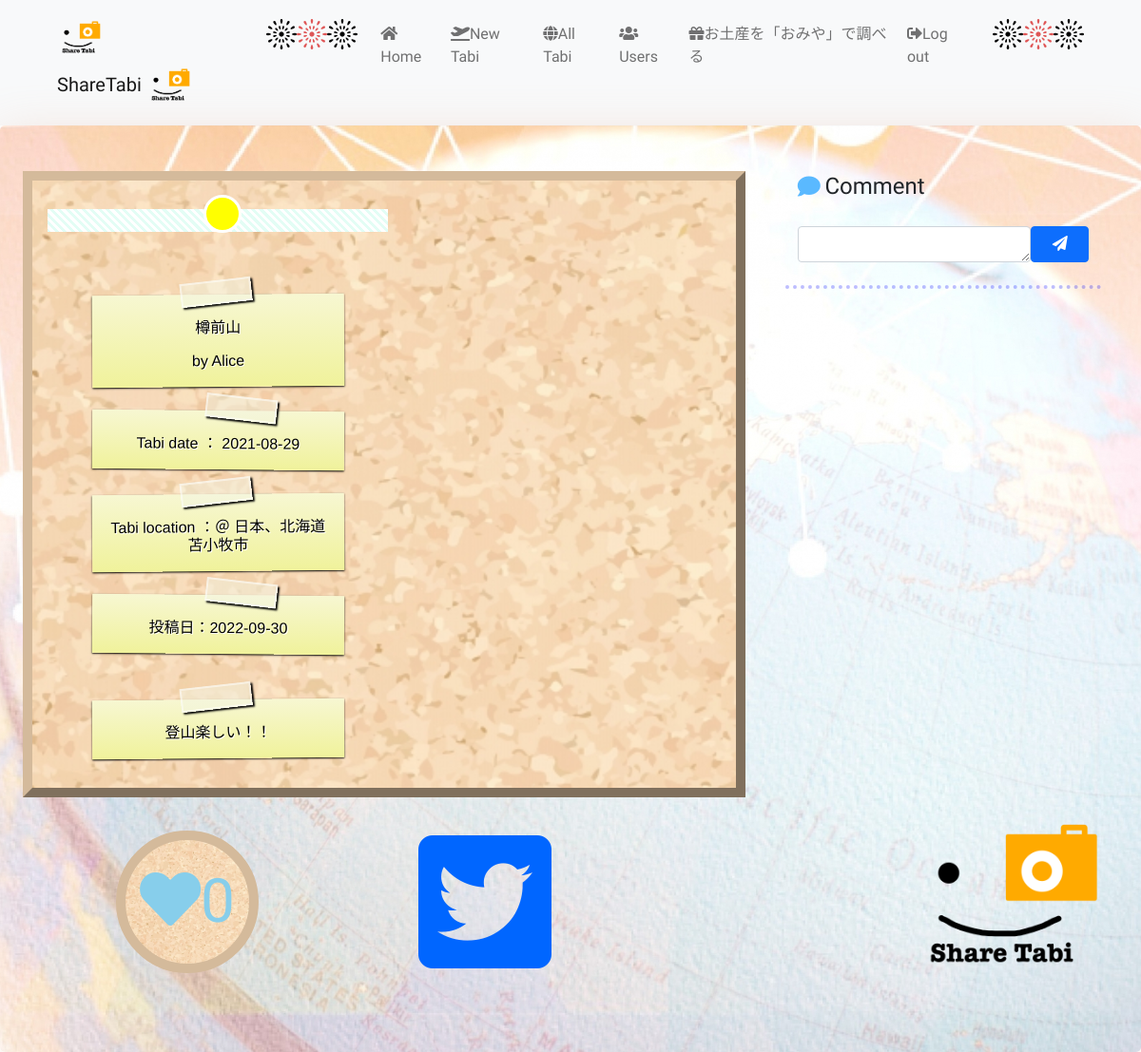
Screenshot of /travels/5 (signed in) with the database file from the repository.
### app.py (models this page shows)
class Travel(db.Model):
    id = db.Column(db.Integer, primary_key=True)
    title = db.Column(db.String(50), nullable=False)
    date = db.Column(db.DateTime, nullable=False, default=datetime.date.today())
    location = db.Column(db.String(50), nullable=True)
    report = db.Column(db.String(500), nullable=False)
    created_at = db.Column(db.DateTime, nullable=False, default=datetime.date.today())
    user_id = db.Column(db.Integer, db.ForeignKey('user.id'), nullable=False)
    comments = db.relationship('Comment', backref='travel', lazy=True)
    favorites = db.relationship('Favorite', backref='travel', lazy=True)

class User(UserMixin, db.Model):
    id = db.Column(db.Integer, primary_key=True)
    name = db.Column(db.String(15), nullable=False, unique=True)
    password = db.Column(db.String(100), nullable=False)
    email = db.Column(db.String(25), nullable=False, unique=True)
    icon = db.Column(db.Integer, nullable=False)
    created_at = db.Column(db.DateTime, nullable=False, default=datetime.date.today())
    travels = db.relationship('Travel', backref='user', lazy=True)
    comments = db.relationship('Comment', backref='user', lazy=True)
    favorites = db.relationship('Favorite', backref='user', lazy=True)

### app.py (the view)
@app.route("/travels/<int:travel_id>", methods=["GET","POST"])
@login_required
def travel_show(travel_id):
    travel = Travel.query.get(travel_id)
    travel_user = User.query.get(travel.user_id)
    comments = Comment.query.filter(Comment.travel_id == travel_id).all()
    comments.reverse()  # コメントを新しい順にする
    comment_users=[]
    for comment in comments:
        comment_users.append(User.query.get(comment.user_id))
    favorites = Favorite.query.filter(Favorite.travel_id == travel.id).all()
    favorites_count = len(favorites)
    user_favorite = Favorite.query.filter(Favorite.travel_id == travel.id, Favorite.user_id==current_user.id).all()
    user_favorite_count =len(user_favorite)
    return render_template("show_travel.html", current_user=current_user, travel=travel, travel_user=travel_user, comment_data=zip(comments, comment_users), favorites_count=favorites_count, user_favorite_count=user_favorite_count)

### app.py (called while the page is built)
@login_manager.user_loader
def load_user(user_id):
    return User.query.get(int(user_id))

### helpers.py (called while the page is built)
def show_datetime(t):
    return t.strftime('%Y-%m-%d')

### templates/show_travel.html (shortened to what this page needs)
{% extends "layout.html" %}
{% block head_css %}
<link href="/static/stylesheet/show_travel.css" rel="stylesheet">
{% endblock %}
{% block main %}
<div class="container-fluid content back">
    <div class="row mx-auto py-5">
        <div class="col-8">
            <div class="cork mx-auto" >
                <div class="row">
                    <div class="col-6 ms-3">
                        <div class="col-1 mx-auto">
                            <div class="circle btn" style="z-index:10000"></div>
                        </div>
                        <div class="image mx-auto">
                            <img src="../static/images/post/{{ travel.user_id }}_{{ travel.id }}.png" alt onerror="this.onerror = null; this.src='';"><br>
                        </div>
                    </div>
                    <div class="col-5 ms-5 mt-3">
                        <ul class="notes mx-auto">
                            <li>
                                <p>{{ travel.title }}</p>
                                <p>by {{ travel_user.name }}</p>
                            </li>
                            <li><p>Tabi date ： {{ travel.date | show_datetime }}</p></li>
                            <li><p>Tabi location ：＠ {{ travel.location }}</p></li>
                            <li>
                                <p>投稿日：{{ travel.created_at | show_datetime}}</p>
                            </li>
                        </ul>
                        <ul class="notes">
                            <li class="mt-5"><p>{{ travel.report }}</p></li>
                        </ul>
                    </div>
                </div>
            </div>
        </div>
        <div class="box col-4">
            <div class="offset-1">
                <h4>Comment</h4>
            </div>
            <form class="form-inline my-4" action="/travels/{{ travel.id }}/comments" method="post">
                <div class="form-group col-8 offset-1">
                    <textarea class="form-control" id="InputAsk" name="body" type="text" rows="1"></textarea>
                </div>
                <button class="btn btn-primary col-2" type="submit"><i class="fas fa-paper-plane"></i></button>
            </form>
            <div class="hor">
                <hr>
            </div>
            <div class="comment mt-4">
            </div>
        </div>
        <div class="col-3 offset-1 my-auto">
            <button class="cork btn-good">
                {% if user_favorite_count == 0 %}
                <a class="favo-yet" href="/travels/{{ travel.id }}/favorites"><i class="fas fa-heart"></i>{{ favorites_count }}</a>
                {% else %}
                <a class="favo-already" href="/travels/{{ travel.id }}/favorites"><i class="fas fa-heart"></i>{{ favorites_count }}</a>
                {% endif %}
            </button>
        </div>
        <div class="col-5 ms-4 my-auto">
            <a href="http://twitter.com/share"
            data-text="{{ travel.report }}"
            data-count="horizotal"
            data-size="large"><i class="fab fa-twitter-square size"></i>
            </a>
        </div>
        <div class="col-1 ms-4 my-auto">
            <img src="../static/images/logo/logo-sukashi.png" alt="logo" width="220" height="220">
        </div>
    </div>
</div>
{% endblock %}

### static/stylesheet/standard.css (style rules this page uses)
* { padding: 0; margin: 0; box-sizing: border-box; }
ul { list-style:none; }
img,abbr,acronym,fieldset { border:0; }
body { font-family: 'Caveat', cursive, 'M PLUS 1', sans-serif; font-weight: 300; -webkit-text-size-adjust:100%; overflow-x: hidden; }
a { color: #0066ff; text-decoration: none; }

### static/stylesheet/show_travel.css (style rules this page uses)
* { padding: 0; margin: 0; box-sizing: border-box; }
ul { list-style:none; }
img,abbr,acronym,fieldset { border:0; }
a { text-decoration: none; }
.content { min-height: 800px; height: auto; border-radius: 5px; box-shadow: 0 9px 50px hsla(20, 67%, 75%, 0.31); }
.back { background-image: url(../images/back/world_2.jpg); background-size: cover; background-position: center; }
.cork { background-image: url(../images/back/cork.jpg); background-size: cover; background-position: center; padding: 15px 0; border: outset 10px #d4ba9b; }
.circle { position: relative; border-radius: 50%; width: 40px; height: 40px; padding: 0; background-color: yellow; border: solid 3px #fff; z-index:10000; margin: 0 auto; }
.image { position: relative; width: 100%; height: auto; max-height: 500px; background-color: #E3FDF5; overflow:hidden; margin: -25px 0 25px 0; }
.image::after { content: ''; position: absolute; top: 50%; left: 50%; transform: translate(-50%, -50%); width: calc(100% + 10px); height: calc(100% + 10px); border-image-source: repeating-linear-gradient(45deg, #fff, #fff 3px, rgba(0 0 0 / 0) 0, rgba(0 0 0 / 0) 6px); border-image-slice: 20; border-image-repeat: round; border-style: solid; border-width: 20px; }
.notes { padding: 0; }
.notes li { position: relative; width: 90%; min-height: 50px; margin: 0 auto; margin-top: 25px; padding: 25px 15px 2px 15px; background: #f1f3a2; background: -webkit-gradient(linear, 0% 0%, 0% 100%, from(rgba(247,247,210,1)), to(rgba(240,242,155,1))); background: -moz-linear-gradient(top, rgba(247,247,210,1), rgba(240,242,155,1)); -webkit-box-shadow: 0 2px 12px rgba(0,0,0,.5); -moz-box-shadow: 0 2px 12px (rgba(0,0,0.5)); box-shadow: 0 1px 2px #000; -webkit-transform: rotate(-.5deg); -moz-transform: rotate(-.5deg); -o-transform: rotate(-.5deg); }
.notes li:nth-child(even) { -webkit-transform: rotate(.5deg); -moz-transform: rotate(.5deg); -o-transform: rotate(.5deg); }
.notes li p { text-align: center; font: normal normal normal 2em/1.2em 'Reenie Beanie', Helvetica, Arial, sans-serif; color: #000; font-size: medium; text-shadow: white 1px 1px 0px; overflow:hidden; }
.notes li:nth-child(even) { margin-top: 25px; }
.notes li::before { content: ' '; display: block; position: absolute; left: 35%; top: -15px; width: 75px; height: 25px; z-index: 2; background-color: rgba(243,245,228,0.5); border: 2px solid rgba(255,255,255,0.5); -webkit-box-shadow: 0 0 5px #888; -moz-box-shadow: 0 0 5px #888; box-shadow: 2px 2px 2px #000; -webkit-transform: rotate(-6deg); -moz-transform: rotate(-6deg); -o-transform: rotate(-6deg); }
.notes li:nth-child(even)::before { left: 45%; -webkit-transform: rotate(6deg); -moz-transform: rotate(6deg); -o-transform: rotate(6deg); }
.box h4 { position: relative; padding-left: 1.2em; line-height: 1.4; }
.box h4:before { font-family: "Font Awesome 5 Free"; content: "\f075"; font-weight: 900; position: absolute; font-size: 1em; left: 0; top: 0; color: #5ab9ff; }
.box form { display: flex; }
.hor { position: relative; }
.hor hr { width: 90%; margin: 0 auto; background-color: #fff; border-top: 4px dotted blue; border-bottom: none; }
.comment { height: 500px; overflow-x: hidden; }
.btn-good { background-color: #F0DDB6ff; border-radius: 50%; line-height: 130px; width: 150px; height: 150px; padding: 0; border: solid 10px #d4ba9b; }
.favo-yet { font-size: 64px; color: skyblue; }
.size { font-size:10em; }

### rows the page displays
Travel: title "樽前山", date|show_datetime "2021-08-29", location "日本、北海道苫小牧市", created_at|show_datetime "2022-09-30", report "登山楽しい！！"
User: name "Alice"

### other values shown
{{ favorites_count }} "0"
